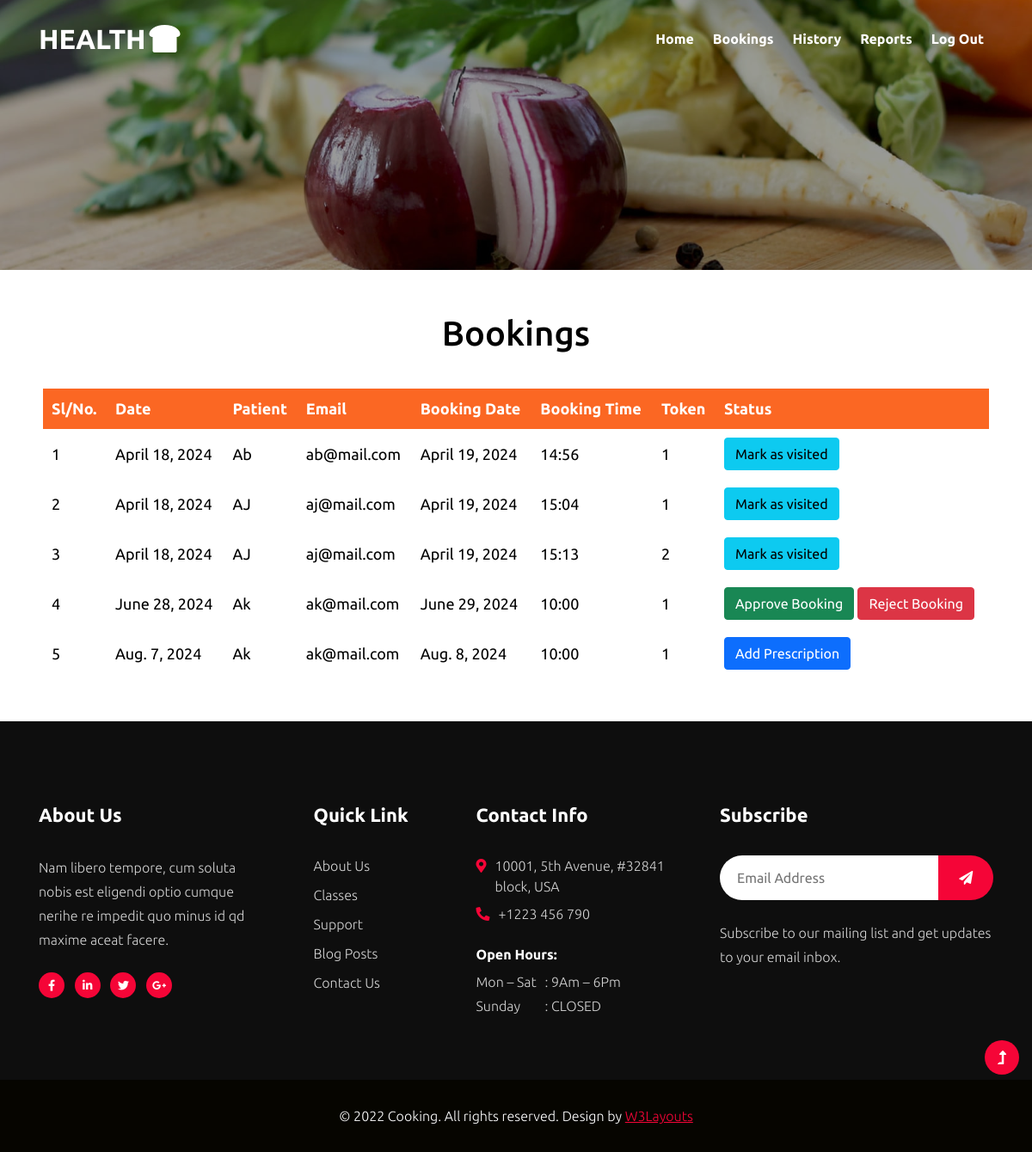
The page /docbookings (signed in) on the database its author committed.
### phwApp/models.py (models this page shows)
class Booking(models.Model):
    bookeddate=models.DateField(auto_now_add=True,null=True)
    regid=models.ForeignKey(Registration,on_delete=models.CASCADE)
    docid=models.ForeignKey(Doctor,on_delete=models.CASCADE)
    bookingdate=models.DateField()
    time=models.CharField(null=True, blank=True,max_length=20)
    token=models.IntegerField(null=True, default=0)
    status=models.CharField(max_length=100, default='Booked')

class Registration(models.Model):
    name = models.CharField(max_length=30)
    email = models.EmailField(max_length=50)
    password = models.CharField(max_length=20)
    age = models.IntegerField(null=True)
    gender=models.CharField(max_length=20,null=True)
    user = models.ForeignKey(User, on_delete=models.CASCADE, null=True)

### phwApp/views.py (the view)
# urls.py: path('docbookings', views.docbookings),
def docbookings(request):
    uid = request.session['id']
    data = Booking.objects.filter(docid=uid).exclude(status="Paid")
    return render(request, "docbookings.html", {"data":data})

### template/docbookings.html (shortened to what this page needs)
{% extends "docbase.html" %}
{% block content %}
<div style="margin: 50px;">
    <center>
        <h1 style="margin: 10px;color:rgb(0, 0, 0)">Bookings</h1>
        <table style="margin-top: 40px;" class="w-100">
            <tr>
                <th>Sl/No.</th>
                <th>Date</th>
                <th>Patient</th>
                <th>Email</th>
                <th>Booking Date</th>
                <th>Booking Time</th>
                <th>Token</th>
                <th>Status</th>
            </tr>
            {% for d in data %}
            <tr>
                <td>{{forloop.counter}}</td>
                <td>{{d.bookeddate}}</td>
                <td>{{d.regid.name}}</td>
                <td>{{d.regid.email}}</td>
                <td>{{d.bookingdate}}</td>
                <td>{{d.time}}</td>
                <td>{{d.token}}</td>
                <td>
                    {% if d.status == 'Booked' %}
                        <a href="/docupdatestatus?id={{d.id}}&status=Approved" class="btn btn-success">Approve Booking</a>
                        <a href="/docupdatestatus?id={{d.id}}&status=Rejected" class="btn btn-danger">Reject Booking</a>
                    {% elif d.status == 'Approved' %}
                        <a href="/docupdatestatus?id={{d.id}}&status=Visited" class="btn btn-info">Mark as visited</a>
                    {% elif d.status == 'Visited' %}
                        <a href="/docaddpres?id={{d.id}}" class="btn btn-primary">Add Prescription</a>
                    {% endif %}
                </td>
            </tr>
            {% endfor %}
        </table>
    </center>
</div>
{% endblock %}

### template/docbookings.html (style rules this page uses)
th, td { padding: 10px; font-size: large; color: rgb(0, 0, 0); }
th { background-color: rgb(251, 103, 35); color: white; }

### rows shown on the page
Booking: bookeddate "April 18, 2024", regid.name "Ab", regid.email "ab@mail.com", bookingdate "April 19, 2024", time "14:56", token "1"
Booking: bookeddate "April 18, 2024", regid.name "AJ", regid.email "aj@mail.com", bookingdate "April 19, 2024", time "15:04", token "1"
Booking: bookeddate "April 18, 2024", regid.name "AJ", regid.email "aj@mail.com", bookingdate "April 19, 2024", time "15:13", token "2"
Booking: bookeddate "June 28, 2024", regid.name "Ak", regid.email "ak@mail.com", bookingdate "June 29, 2024", time "10:00", token "1"
Booking: bookeddate "Aug. 7, 2024", regid.name "Ak", regid.email "ak@mail.com", bookingdate "Aug. 8, 2024", time "10:00", token "1"
